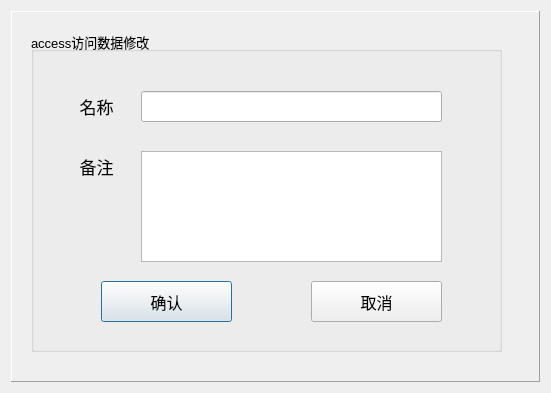
<?xml version="1.0" encoding="UTF-8"?>
<ui version="4.0">
 <class>TDialogAccessData</class>
 <widget class="QDialog" name="TDialogAccessData">
  <property name="geometry">
   <rect>
    <x>0</x>
    <y>0</y>
    <width>551</width>
    <height>393</height>
   </rect>
  </property>
  <property name="windowTitle">
   <string>数据添加</string>
  </property>
  <layout class="QGridLayout" name="gridLayout">
   <item row="0" column="0">
    <widget class="QFrame" name="frame">
     <property name="frameShape">
      <enum>QFrame::Panel</enum>
     </property>
     <property name="frameShadow">
      <enum>QFrame::Raised</enum>
     </property>
     <widget class="QGroupBox" name="groupBox">
      <property name="geometry">
       <rect>
        <x>20</x>
        <y>20</y>
        <width>471</width>
        <height>321</height>
       </rect>
      </property>
      <property name="font">
       <font>
        <pointsize>10</pointsize>
       </font>
      </property>
      <property name="title">
       <string>access访问数据修改</string>
      </property>
      <widget class="QLabel" name="label">
       <property name="geometry">
        <rect>
         <x>30</x>
         <y>60</y>
         <width>71</width>
         <height>31</height>
        </rect>
       </property>
       <property name="font">
        <font>
         <pointsize>13</pointsize>
         <bold>false</bold>
        </font>
       </property>
       <property name="text">
        <string>名称</string>
       </property>
       <property name="alignment">
        <set>Qt::AlignCenter</set>
       </property>
      </widget>
      <widget class="QLabel" name="label_2">
       <property name="geometry">
        <rect>
         <x>30</x>
         <y>120</y>
         <width>71</width>
         <height>31</height>
        </rect>
       </property>
       <property name="font">
        <font>
         <pointsize>13</pointsize>
         <bold>false</bold>
        </font>
       </property>
       <property name="text">
        <string>备注</string>
       </property>
       <property name="alignment">
        <set>Qt::AlignCenter</set>
       </property>
      </widget>
      <widget class="QLineEdit" name="lineEdit">
       <property name="geometry">
        <rect>
         <x>110</x>
         <y>60</y>
         <width>301</width>
         <height>31</height>
        </rect>
       </property>
      </widget>
      <widget class="QPlainTextEdit" name="plainTextEdit">
       <property name="geometry">
        <rect>
         <x>110</x>
         <y>120</y>
         <width>301</width>
         <height>111</height>
        </rect>
       </property>
      </widget>
      <widget class="QPushButton" name="pushButton">
       <property name="geometry">
        <rect>
         <x>70</x>
         <y>250</y>
         <width>131</width>
         <height>41</height>
        </rect>
       </property>
       <property name="font">
        <font>
         <pointsize>12</pointsize>
        </font>
       </property>
       <property name="text">
        <string>确认</string>
       </property>
      </widget>
      <widget class="QPushButton" name="pushButton_2">
       <property name="geometry">
        <rect>
         <x>280</x>
         <y>250</y>
         <width>131</width>
         <height>41</height>
        </rect>
       </property>
       <property name="font">
        <font>
         <pointsize>12</pointsize>
        </font>
       </property>
       <property name="text">
        <string>取消</string>
       </property>
      </widget>
     </widget>
    </widget>
   </item>
  </layout>
 </widget>
 <resources/>
 <connections>
  <connection>
   <sender>pushButton</sender>
   <signal>clicked()</signal>
   <receiver>TDialogAccessData</receiver>
   <slot>accept()</slot>
   <hints>
    <hint type="sourcelabel">
     <x>164</x>
     <y>299</y>
    </hint>
    <hint type="destinationlabel">
     <x>275</x>
     <y>196</y>
    </hint>
   </hints>
  </connection>
  <connection>
   <sender>pushButton_2</sender>
   <signal>clicked()</signal>
   <receiver>TDialogAccessData</receiver>
   <slot>reject()</slot>
   <hints>
    <hint type="sourcelabel">
     <x>374</x>
     <y>299</y>
    </hint>
    <hint type="destinationlabel">
     <x>275</x>
     <y>196</y>
    </hint>
   </hints>
  </connection>
 </connections>
</ui>
